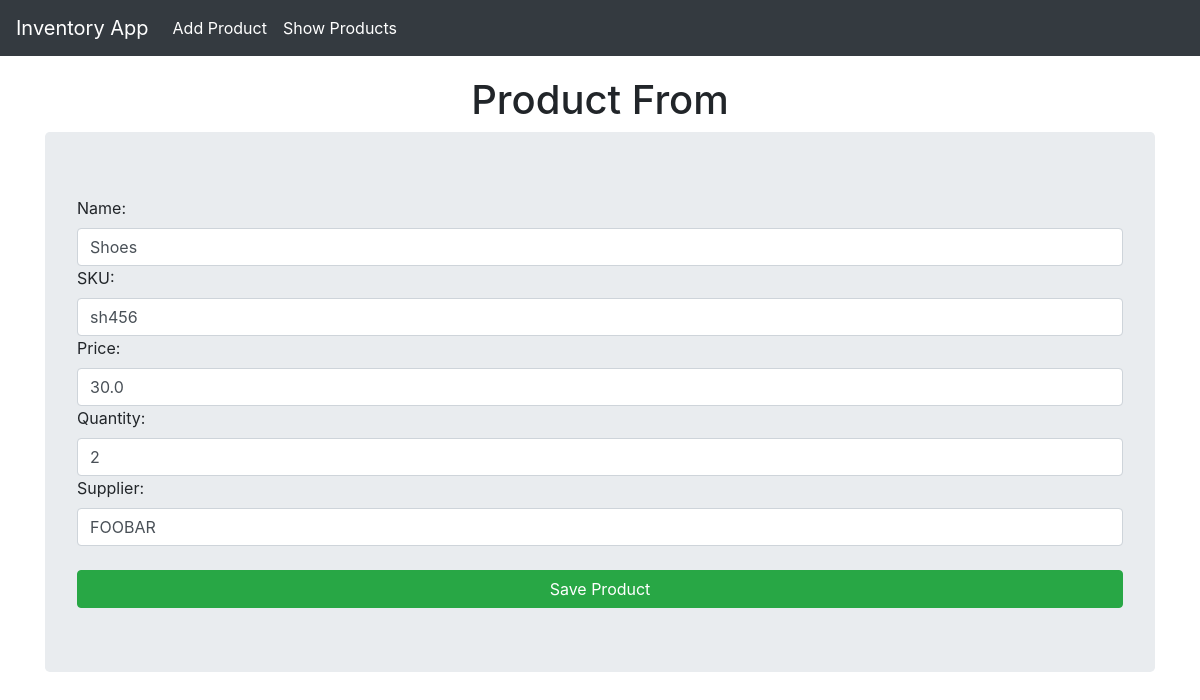
The app's page //update/3/ with its own data.
### invApp/models.py (models this page shows, shortened)
class Product(models.Model):
    product_id = models.AutoField(primary_key=True)
    name = models.CharField(max_length=100)
    sku = models.CharField(max_length=50, unique=True)
    price = models.FloatField()
    quantity = models.IntegerField()
    supplier = models.CharField(max_length=100)

### invApp/views.py (the view)
# urls.py: path('/update/<int:product_id>/', views.product_update, name="product_update"),
def product_update(request, product_id):
    product = Product.objects.get(product_id=product_id)
    form = ProductForm(instance=product)
    if request.method == 'POST':
        form = ProductForm(request.POST, instance = product)
        if form.is_valid():
            form.save()
            return redirect('product_list')
    return render(request, 'invApp/product_form.html', {'form': form})

### invApp/forms.py
class ProductForm(forms.ModelForm):
    class Meta:
        model = Product
        fields = '__all__'
        labels = {
            'product_id': 'Product ID',
            'name': 'Name',
            'sku': 'SKU',
            'price': 'Price',
            'quantity': 'Quantity',
            'supplier': 'Supplier',
        }
        widgets = {
            'product_id': forms.NumberInput(attrs={'placeholder': 'e.g 1', 'class': 'form-control'}),
            'name': forms.TextInput(attrs={'placeholder': 'e.g shirt', 'class': 'form-control'}),
            'sku': forms.TextInput(attrs={'placeholder': 'e.g 12345', 'class': 'form-control'}),
            'price': forms.NumberInput(attrs={'placeholder': 'e.g 19.99', 'class': 'form-control'}),
            'quantity': forms.NumberInput(attrs={'placeholder': 'e.g 10', 'class': 'form-control'}),
            'supplier': forms.TextInput(attrs={'placeholder': 'e.g ABC Limited', 'class': 'form-control'})
        }

### invApp/templates/invApp/product_form.html (shortened to what this page needs)
{% extends "invApp/layout.html" %}
{% block content %}
<h1 class="text-center">Product From</h1>
<form method="POST" class="jumbotron">
    {{form}}
    <button class="btn btn-success btn-block mt-4" type="submit">Save Product</button>
</form>
{% endblock %}

### invApp/templates/invApp/layout.html (style rules this page uses)
body { padding-top: 56px; }

### records on screen
Product: name "Shoes", sku "sh456", price "30.0", quantity "2", supplier "FOOBAR"
